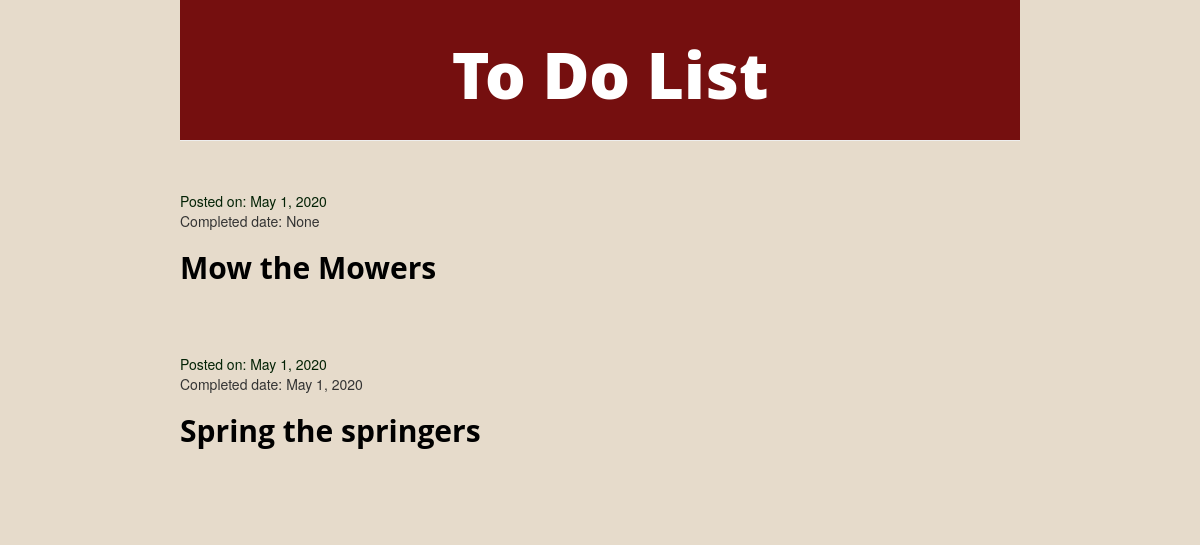
The app's page /, older data.
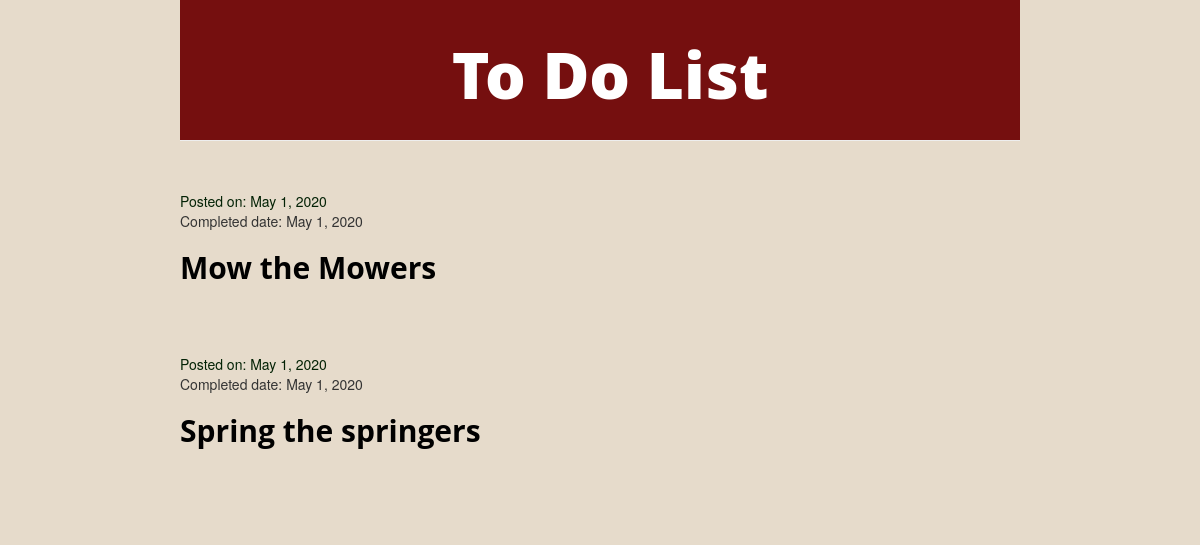
The same page, newer data.
### todoapp/models.py (models this page shows, shortened)
class Task(models.Model):
    posted_by = models.ForeignKey(settings.AUTH_USER_MODEL, on_delete=models.CASCADE, null=True)
    task_title = models.CharField(max_length=100)
    task_text = models.TextField()
    posted_date = models.DateField(default=timezone.now)
    checkbox = models.BooleanField(default=False)
    completed_date = models.DateField(blank=True, null=True)

### todoapp/views.py (the view)
# urls.py: path('', views.task_list, name='task_list'),
def task_list(request):
    tasks = Task.objects.filter(posted_date__lte=timezone.now()).order_by('posted_date')
    return render(request, 'todoapp/task_list.html', {'tasks': tasks})

### todoapp/templates/todoapp/task_list.html
{% extends 'todoapp/base.html' %}
{% block content %}
{% for task in tasks %}
    <div class="task">
        <div class="date">Posted on: {{ task.posted_date }}</div>
        <p>Completed date: {{ task.completed_date }}</p>
        <h2><a href="{% url 'task_detail' pk=task.pk %}">{{ task.task_title }}</a></h2>
    </div>
{% endfor %}
{% endblock %}

Row changes from the older to the newer data that the page shows:
changed Task "Mow the Mowers": completed_date "None" → "May 1, 2020"
